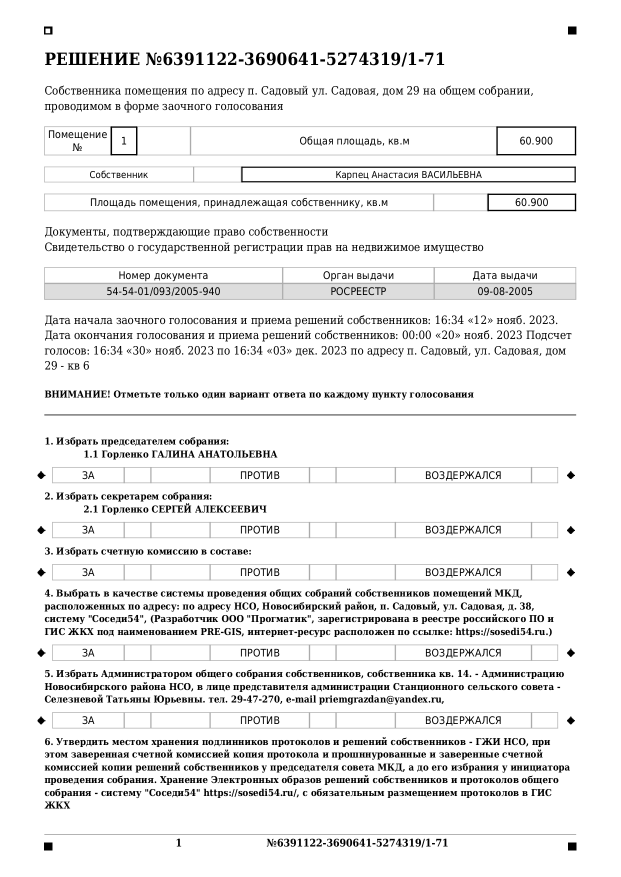
#> input picture YURI_KOBYZEV/753_1.jpg, 1241 x 1754 px (shown at 1/2 size)
$ python -i transformations.py   (imports and definitions only)
#> lines starting #> are read from the running program, lines starting #| are printed output that depends on the picture; after the words box and inside, x2 and y2 are one past the last pixel; in counts of white or black regions, pixels touching at a corner belong together; long printed decimals are rounded
#> further down, picture is the input picture: shape (1754, 1241, 3); min 0, max 255, mean 237.2
import cv2
import numpy as np
import cv2.typing as cvtp
import classes.common as cmn
import utils as utl
from scipy.stats import mode
from skimage.feature import canny
from imutils.perspective import four_point_transform
from imutils.object_detection import non_max_suppression
from skimage.transform import hough_line, hough_line_peaks

# author:    Adrian Rosebrock
# website:   http://www.pyimagesearch.com

# import the necessary packages
from scipy.spatial import distance as dist
import numpy as np
import cv2

# [26 lines left out: function order_points, not called in this run]

class  Aligner:
    def __init__(self,MIN_WIDTH: int = 700, STEP: int = 10, THRESHOLD_1: float = 0.8, THRESHOLD_2: float = 0.85, MAX_DELTA: int = 5):
# Стартовая ширина масштабирования изображения при поиске маркеров
        self.MIN_WIDTH=int(MIN_WIDTH)
# Приращение ширины для следующей итерации
        self.STEP=int(STEP)
# Коэффициент соответствия черно-белого (левого верхнего) маркера оригиналу
        self.THRESHOLD_1=float(THRESHOLD_1)
# Коэффициент соответствия черных маркеров оригиналу
        self.THRESHOLD_2=float(THRESHOLD_2)
# Максимальная разница между соответствующими координатами центров маркеров,
# найденными на разных итерациях, чтобы считать что это один и тот же маркер
        self.MAX_DELTA=int(MAX_DELTA)

    def book_orientation_image(self,image: cvtp.MatLike)-> cvtp.MatLike:
        """Книжная ориентация изображения
            (если ширина больше высоты, поворот на 90 градусов)

        Args:
            image (cvtp.MatLike): Входное изображение

        Returns:
            cvtp.MatLike: Изображение в книжной ориентации
        """
        result = image.copy()
        if result.shape[1]>result.shape[0]:
            result = cv2.rotate(result, rotateCode=cv2.ROTATE_90_CLOCKWISE)
        return result

    def rotate_image(self,image: cvtp.MatLike, angle: float)-> cvtp.MatLike:
        """Поворот изображения на заданный угол

        Args:
            image (cvtp.MatLike): Входное изображение
            angle (float): Угол поворота изображения

        Returns:
            cvtp.MatLike: Повернутое на заданный угол изображение
        """

        (h, w) = image.shape[: 2]
        center = (w // 2, h // 2)
        print('angle:',angle,type(angle))
        M = cv2.getRotationMatrix2D(center, angle, 1.0)
        result = cv2.warpAffine(image, M, (w, h), flags = cv2.INTER_CUBIC,
                                borderMode = cv2.BORDER_REPLICATE)
        return result

    def search_angle(self,image: cvtp.MatLike)-> float:
        """Поиск оптимального угла наклона изображения на основе преобразования Хафа

        Args:
            image (cvtp.MatLike): Входное изображение

        Returns:
            float: Найденный угол
        """

        image_gray = cv2.cvtColor(image, cv2.COLOR_BGR2GRAY)
        edges = canny(image_gray)
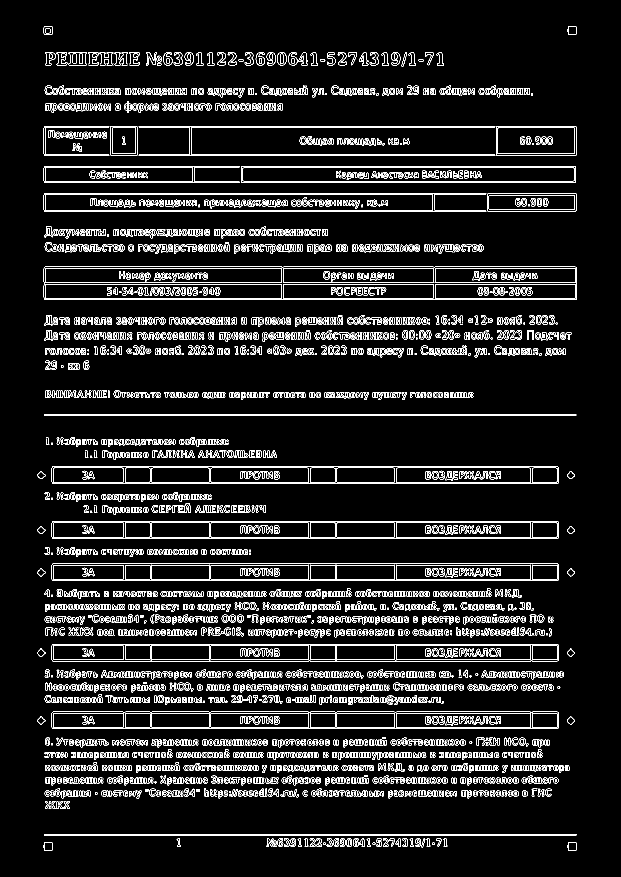
#> edges: shape (1754, 1241) bool (shown at 1/2 size); 7.8% white in thin lines or dots, all inside (x1, y1, x2, y2) = (75, 52, 1154, 1702)

        # преобразвание Хафа
        tested_angles = np.deg2rad(np.arange(0.1, 180.0))
        h, theta, d = hough_line(edges, theta=tested_angles)
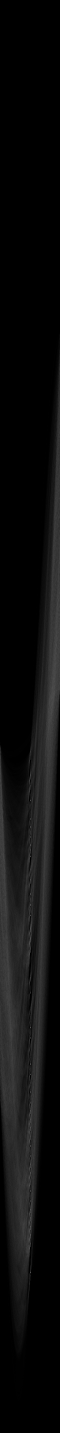
#> h: shape (4299, 180) uint64 (shown at 1/3 size); min 0, max 751, mean 39.5; drawn with min black and max white
#> theta = 180 values from 0.00175 to 3.13; d = 4299 values from -2149 to 2149

        angles = hough_line_peaks(h, theta, d)[1]
#> angles = 42 values from 1.57 to 1.57
        most_common_angle = mode(np.around(angles, decimals=2))[0]
#> most_common_angle = 1.57
        skew_angle = np.rad2deg(most_common_angle - np.pi/2)
#> skew_angle = -0.0456

        return skew_angle

    # [154 lines left out: functions search_centers_of_markers, markers_searcher, not called in this run]

    def cropping_image_by_markers(self,image: cvtp.MatLike)->cvtp.MatLike:

        book_image = self.book_orientation_image(image=image)
        angle = self.search_angle(book_image)
#> angle = -0.0456
        align_image = self.rotate_image(image=book_image, angle=angle)
#| angle: -0.04563 <class 'numpy.float64'>
#> in rotate_image, `M = cv2.getRotationMatrix2D(center, angle, 1.0)`: M = [[1, -0.000796, 0.699], [0.000796, 1, -0.493]]
        print('align_image', align_image.shape)
#| align_image (1754, 1241, 3)

        # Поворот ч/б изображения делаем отдельно от оригинала!
        # преобразование повернутого изображения к ч/б будет очень темным из-за
        # ярко-белого бордюра при достаточно больших углах поворота
        image_gray = cv2.cvtColor(book_image, cv2.COLOR_BGR2GRAY)
        # utl.show_cv2_image('Gray', image_gray)
        image_bw= cv2.threshold(image_gray, 0, 255, cv2.THRESH_BINARY+cv2.THRESH_OTSU)[1]
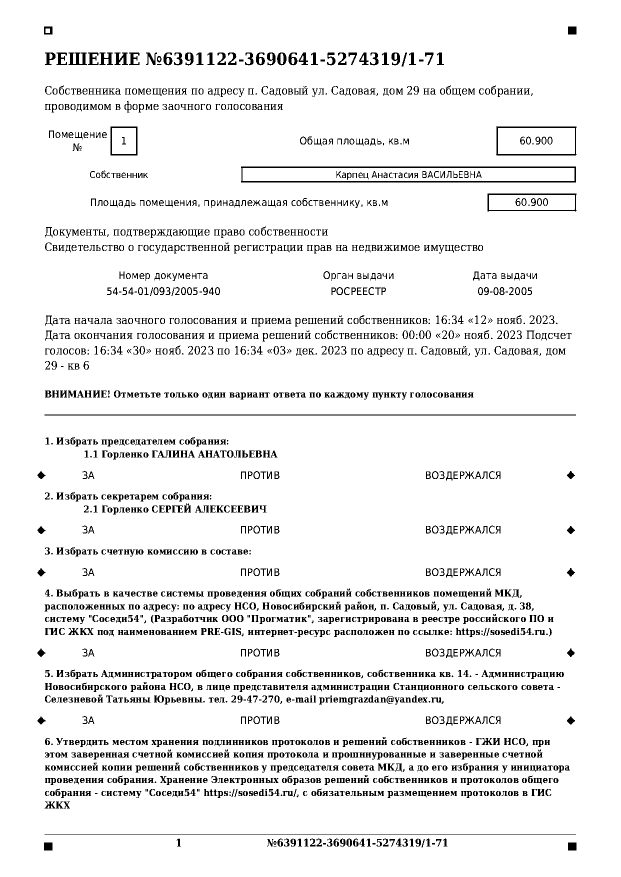
#> image_bw: shape (1754, 1241) (shown at 1/2 size); 93.4% white; black in thin lines or dots, all inside (x1, y1, x2, y2) = (75, 53, 1153, 1701)
        # utl.show_cv2_image('B&W', image_bw)
        align_image_bw = self.rotate_image(image=image_bw, angle=angle)
#| angle: -0.04563 <class 'numpy.float64'>
        # utl.show_cv2_image('B&W rotated', align_image_bw)

        marker_1 = cv2.imread(
        # './meeting_project/image_prepare/markers_images/bw_6x10x20.png'
            'markers_images/bw_8x14x24.png'
            )
#> (the run stopped early here; a loop or call above may not have finished)

$ run again, on YURI_KOBYZEV/753_2.jpg
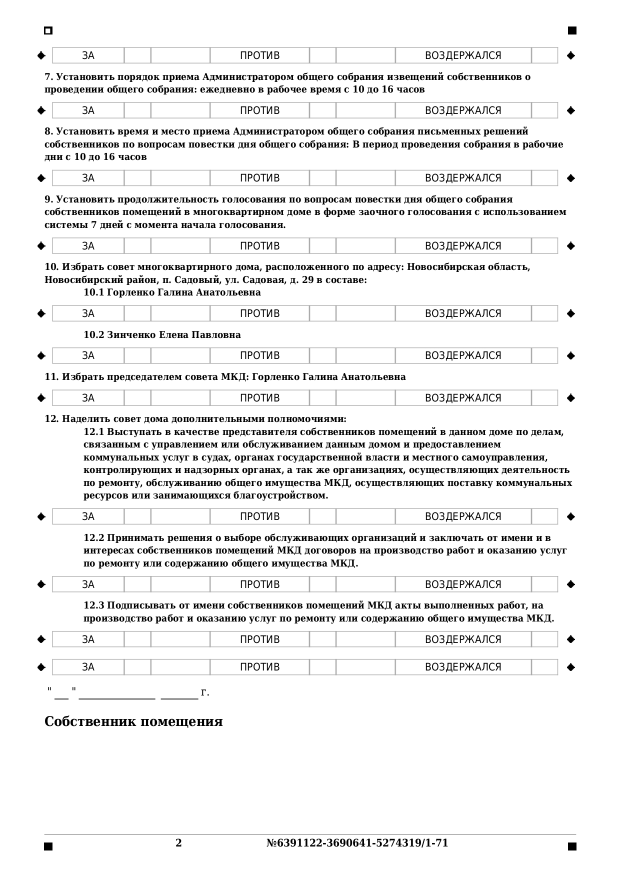
#> input picture YURI_KOBYZEV/753_2.jpg, 1241 x 1754 px (shown at 1/2 size)
#> picture is the input picture: shape (1754, 1241, 3); min 0, max 255, mean 239.3
#> in search_angle, `edges = canny(image_gray)`:
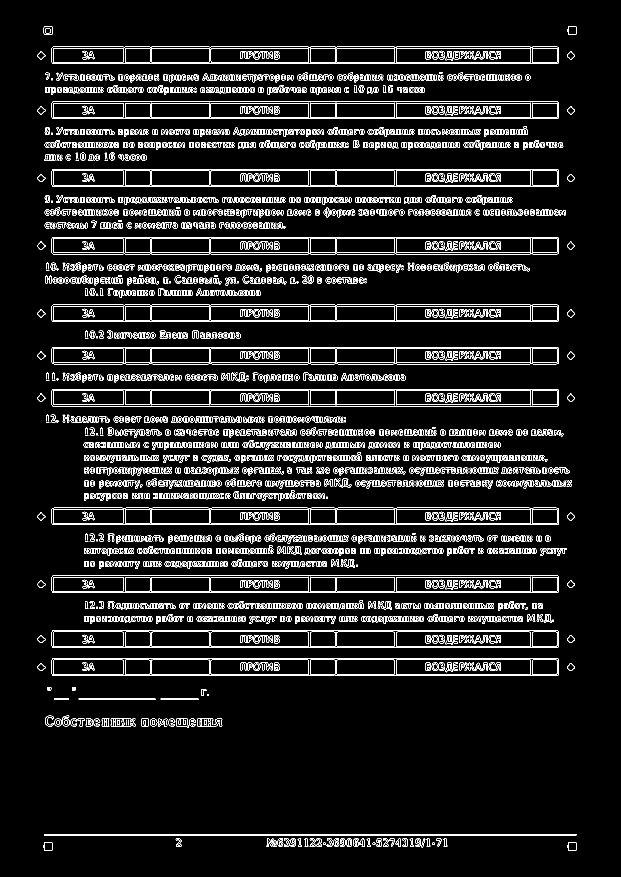
#> edges: shape (1754, 1241) bool (shown at 1/2 size); 7.3% white in thin lines or dots, all inside (x1, y1, x2, y2) = (75, 52, 1154, 1702)
#> theta = 180 values from 0.00175 to 3.13; d = 4299 values from -2149 to 2149
#> angles = 62 values, max 1.57 at index 0, min 0.00175 at index 52, mean 1.42
#> most_common_angle = 1.57
#> skew_angle = -0.0456
#| angle: -0.04563 <class 'numpy.float64'>
#> M = [[1, -0.000796, 0.699], [0.000796, 1, -0.493]]
#| align_image (1754, 1241, 3)
#> in cropping_image_by_markers, `image_bw= cv2.threshold(image_gray, 0, 255, cv2.THRESH_BINARY+cv2.THRE..`:
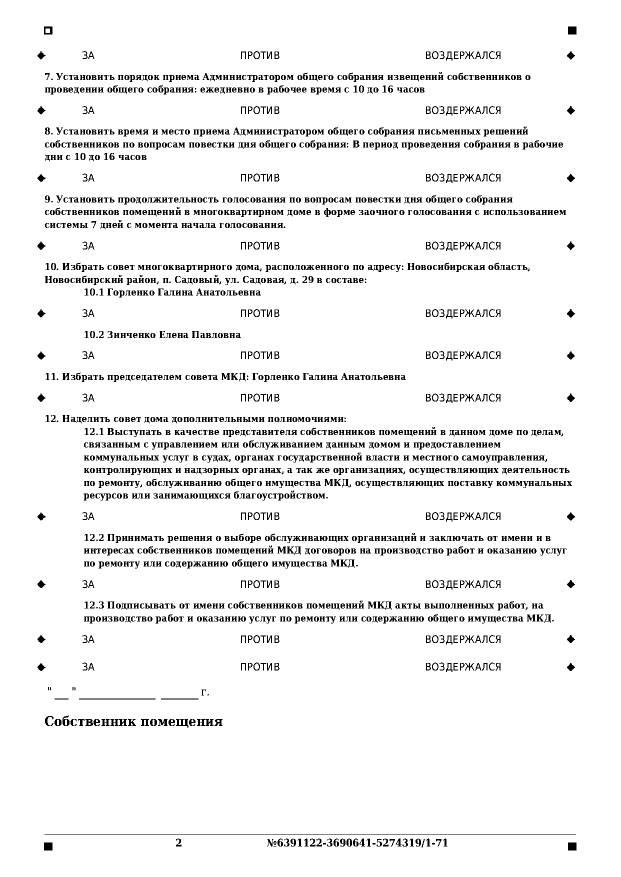
#> image_bw: shape (1754, 1241) (shown at 1/2 size); 94.3% white; 1784 black regions (65 under 20 px), largest, box (x1, y1, x2, y2) and area: (89, 1669, 1152, 1670) 1063, (158, 1397, 311, 1399) 306, (1136, 53, 1153, 69) 272
#| angle: -0.04563 <class 'numpy.float64'>
#> result: shape (1754, 1241)

$ run again, on YURI_KOBYZEV/753_3.jpg
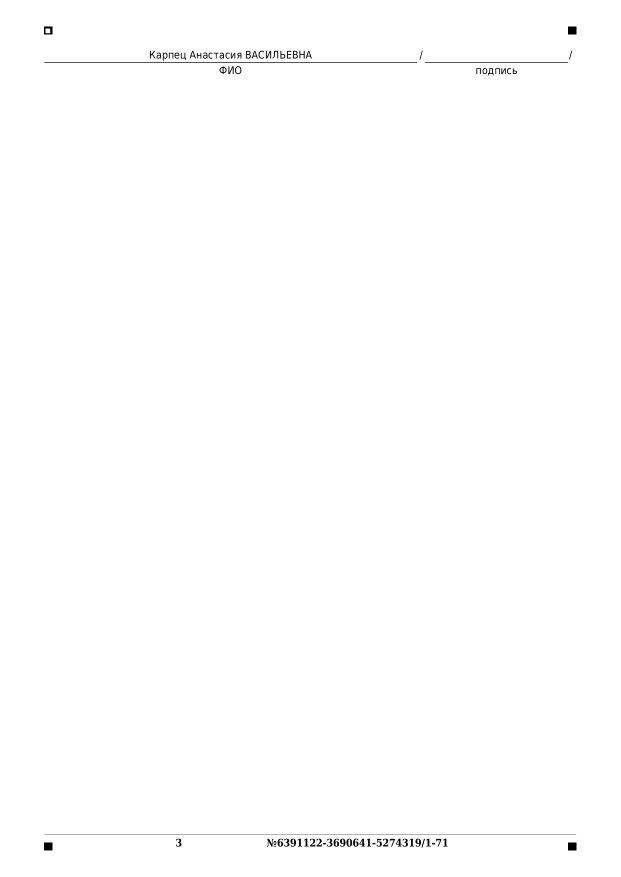
#> input picture YURI_KOBYZEV/753_3.jpg, 1241 x 1754 px (shown at 1/2 size)
#> picture is the input picture: shape (1754, 1241, 3); min 0, max 255, mean 254.1
#> in search_angle, `edges = canny(image_gray)`:
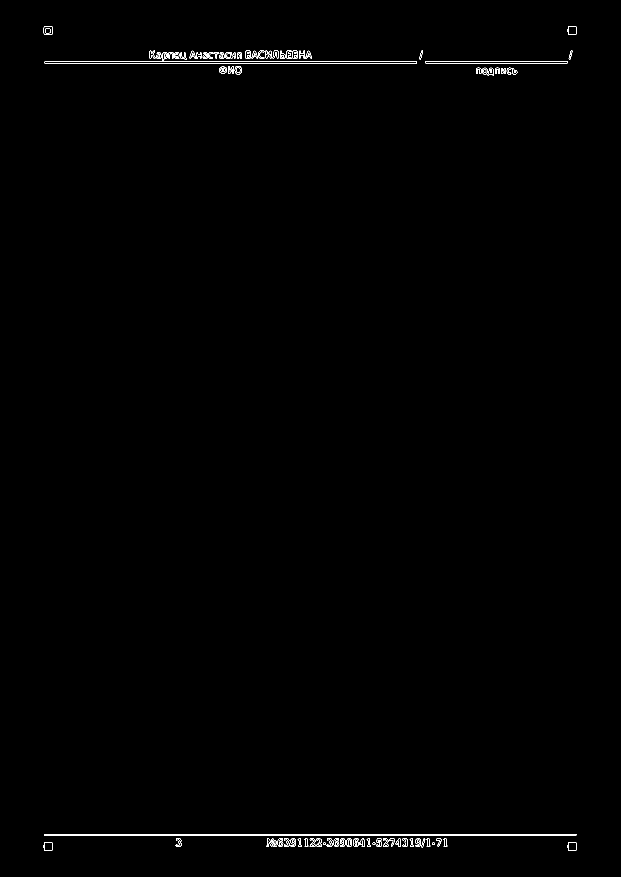
#> edges: shape (1754, 1241) bool (shown at 1/2 size); 0.4% white in thin lines or dots, all inside (x1, y1, x2, y2) = (87, 52, 1154, 1702)
#> in search_angle, `h, theta, d = hough_line(edges, theta=tested_angles)`:
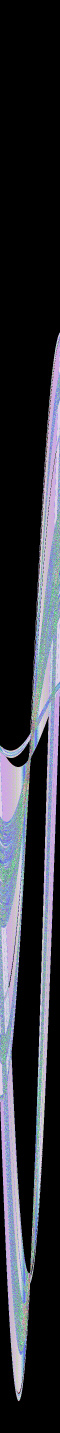
#> h: shape (4299, 180) uint64 (shown at 1/3 size); 178 distinct labels, from 0 to 573; one colour per label, 0 black
#> theta = 180 values from 0.00175 to 3.13; d = 4299 values from -2149 to 2149
#> angles = [1.57, 1.57]
#> most_common_angle = 1.57
#> skew_angle = -0.0456
#| angle: -0.04563 <class 'numpy.float64'>
#> M = [[1, -0.000796, 0.699], [0.000796, 1, -0.493]]
#| align_image (1754, 1241, 3)
#> image_bw: shape (1754, 1241); 99.6% white; black in thin lines or dots, all inside (x1, y1, x2, y2) = (88, 53, 1153, 1701)
#| angle: -0.04563 <class 'numpy.float64'>
#> result: shape (1754, 1241)
